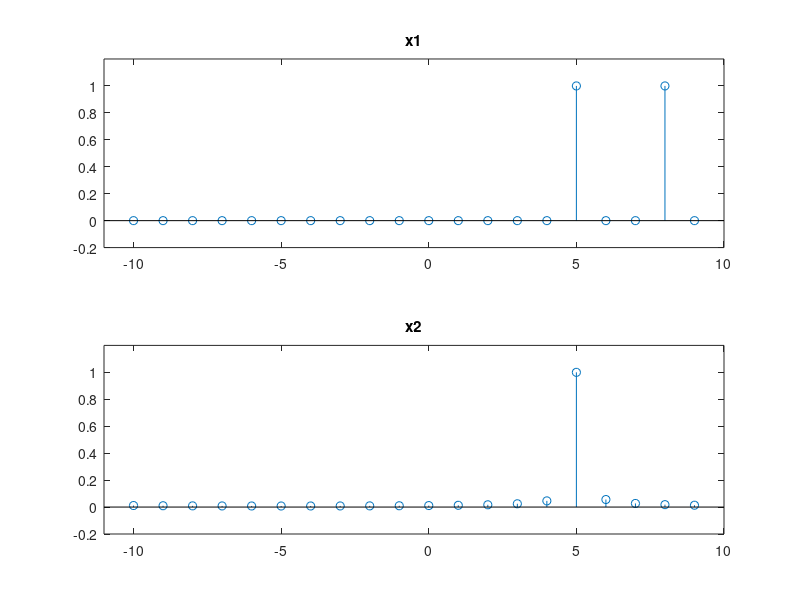
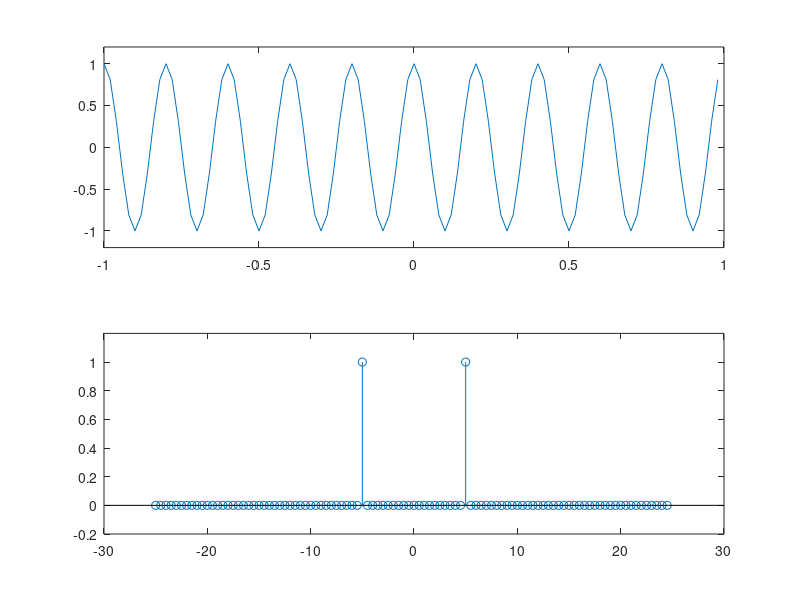
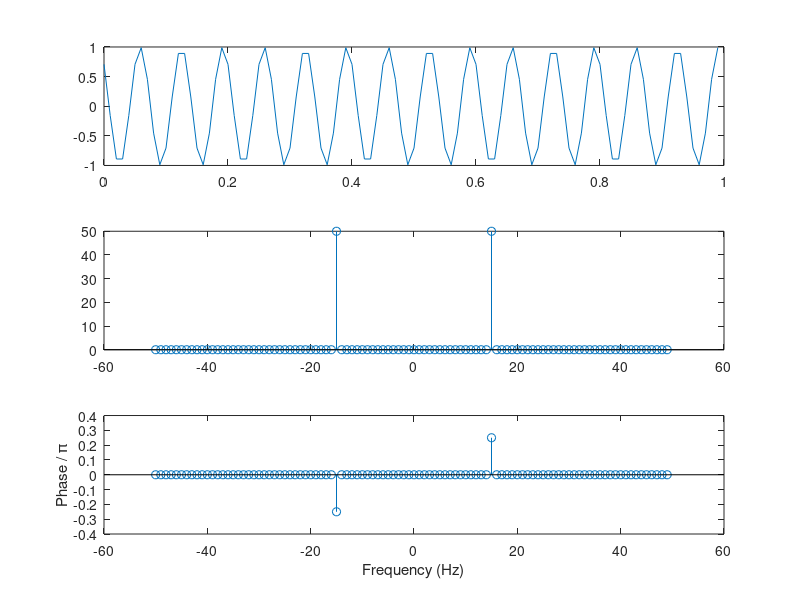

The MATLAB source for these figures, in order:
clc;
clear;
close all;

fs = 20;
T_start = 0;
T_end = 1;
T = T_end - T_start;
N = fs * T;
ts = T/N;
t = T_start:ts:T_end - ts;
f = -fs/2:fs/N:fs/2-fs/N;

x1 = exp(1i * 2*pi * 5 * t) + exp(1i * 2*pi * 8 * t);
x2 = exp(1i * 2*pi * 5 * t) + exp(1i * 2*pi * 5.1 * t);
y1 = fftshift(fft(x1));
y1 = y1/max(y1);
y2 = fftshift(fft(x2));
y2 = y2/max(y2);

figure;
subplot(2,1,1);
stem(f, abs(y1));
title('x1');
xlim([-11 10]);
ylim([-0.2 1.2]);

subplot(2,1,2);
stem(f, abs(y2));
title('x2');
xlim([-11 10]);
ylim([-0.2 1.2]);

%% 
clear;

fs = 50;
T_start = -1;
T_end = 1;
T = T_end - T_start;
N = fs * T;
ts = T/N;
t = T_start:ts:T_end - ts;
f = -fs/2:fs/N:fs/2-fs/N;


x = cos(10 * pi * t);
y = fftshift(fft(x));
y = y/max(y);
figure;
subplot(2,1,1);
plot(t, x);
ylim([-1.2 1.2]);

subplot(2,1,2);
stem(f, abs(y));
ylim([-0.2 1.2]);

%%
clear;
fs = 100;
T_start = 0;
T_end = 1;
T = T_end - T_start;
N = fs * T;
ts = T/N;
t = T_start:ts:T_end - ts;
f = -fs/2:fs/N:fs/2-fs/N;

x = cos(30 * pi * t + pi/4);
y = fftshift(fft(x));
% y = y/max(y);

figure;
subplot(3,1,1);
plot(t, x);
subplot(3,1,2);
stem(f, abs(y));

tol = 1e-10;
y(abs(y) < tol) = 0;
theta = angle(y);
subplot(3,1,3);
stem(f,theta/pi);
xlabel 'Frequency (Hz)'
ylabel 'Phase / \pi'